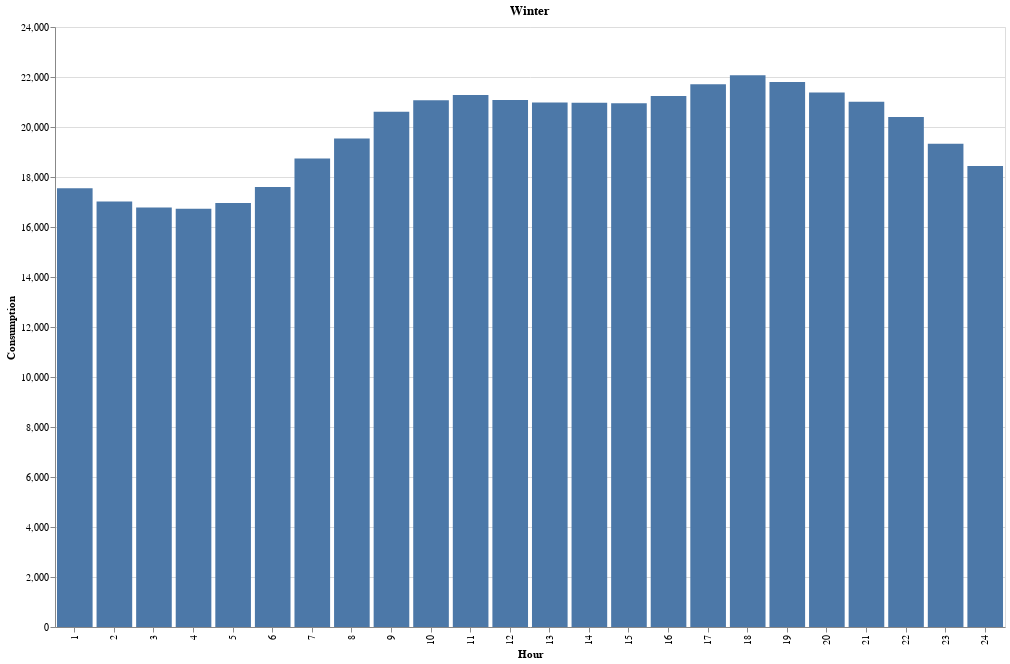

The code cell stored with this chart in its notebook:
### Code cell
seasons = {'Winter': ['12', '01', '02'], 'Spring': ['03', '04', '05'], 
           'Summer': ['06', '07', '08'], 'Autumn':['09', '10', '11']}
columns = ['Hour', 'Consumption']

for key in seasons:
    hourly_gen_df = pd.DataFrame(columns = columns)
    hourly_rows = []
    for hour in range(24, 0, -1):
        mean = df.loc[(df['hour'] == str(hour)) & (df['month'].str.contains('|'.join(seasons[key]))), 'CONSUMPTION'].mean()
        row = [hour, mean]
        zipped = zip(columns, row)
        row_dictionary = dict(zipped)
        hourly_rows.append(row_dictionary)
    
    
    hourly_gen_df = hourly_gen_df.append(hourly_rows)

    display(alt.Chart(hourly_gen_df, title=key).mark_bar().encode(
    x = alt.X('Hour:O'),
    y = alt.Y('Consumption:Q',
             axis = alt.Axis(
            
            )),
    
    ).properties(width = 950, height = 600))

### Figure 1 — Vega-Lite specification as saved in the notebook (floating-point values rounded to 4 significant figures)
{"config": {"view": {"continuousWidth": 400, "continuousHeight": 300}}, "data": {"name": "data-2dc46d35b16534f382d73cc597c6d994"}, "mark": "bar", "encoding": {"x": {"type": "ordinal", "field": "Hour"}, "y": {"type": "quantitative", "axis": {}, "field": "Consumption"}}, "height": 600, "title": "Winter", "width": 950, "$schema": "https://vega.github.io/schema/vega-lite/v4.8.1.json", "datasets": {"data-2dc46d35b16534f382d73cc597c6d994": [{"Hour": 24, "Consumption": 18440.0}, {"Hour": 23, "Consumption": 19330.0}, {"Hour": 22, "Consumption": 20400.0}, {"Hour": 21, "Consumption": 21010.0}, {"Hour": 20, "Consumption": 21380.0}, {"Hour": 19, "Consumption": 21800.0}, {"Hour": 18, "Consumption": 22070.0}, {"Hour": 17, "Consumption": 21710.0}, {"Hour": 16, "Consumption": 21240.0}, {"Hour": 15, "Consumption": 20950.0}, {"Hour": 14, "Consumption": 20970.0}, {"Hour": 13, "Consumption": 20980.0}, {"Hour": 12, "Consumption": 21080.0}, {"Hour": 11, "Consumption": 21280.0}, {"Hour": 10, "Consumption": 21070.0}, {"Hour": 9, "Consumption": 20610.0}, {"Hour": 8, "Consumption": 19540.0}, {"Hour": 7, "Consumption": 18740.0}, {"Hour": 6, "Consumption": 17600.0}, {"Hour": 5, "Consumption": 16960.0}, {"Hour": 4, "Consumption": 16730.0}, {"Hour": 3, "Consumption": 16780.0}, {"Hour": 2, "Consumption": 17020.0}, {"Hour": 1, "Consumption": 17550.0}]}}
